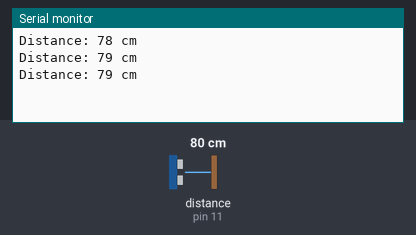
Simulated run of this sketch. Board: Arduino Uno, built with avr-gcc and run on an emulated ATmega328P. On the bench: the last lines printed to the serial monitor. Wiring (inferred from the names in the program): ultrasonic range finder: trigger pin 12; echo pin 11. The inputs (shaded band) are chosen by the test bench; at power-on: distance to the obstacle (sensor on pin 11) 80 cm. The echo pulse lasts 58.3 µs per cm.

Above: at 1.3 s.
1.4 s: distance to the obstacle (sensor on pin 11) set to 2 cm
At 1.9 s:
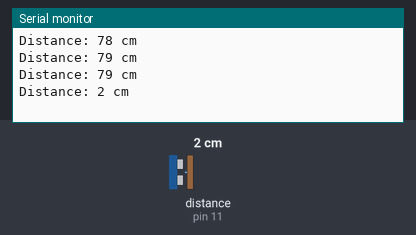
2.9 s: distance to the obstacle (sensor on pin 11) set to 4 cm
At 3.4 s:
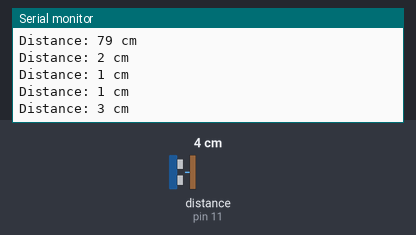
Timing chart, 0 to 5.9 s (numbered marks = the images above; inputs shaded):
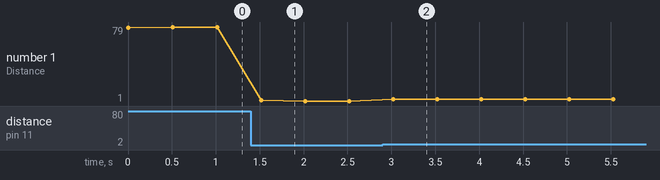

The sketch:

Practica3B.ino
```cpp
// Definir los pines para el sensor ultrasónico
const int trigPin = 12;
const int echoPin = 11;

// Definir variables para la duración del pulso y la distancia
long duration;
int distance;

void setup() {
  // Inicializar el puerto serie
  Serial.begin(9600);

  // Definir los pines como entrada o salida
  pinMode(trigPin, OUTPUT);
  pinMode(echoPin, INPUT);
}

void loop() {
  // Limpiar el pin de activación del sensor ultrasónico
  digitalWrite(trigPin, LOW);
  delayMicroseconds(2);

  // Generar un pulso de activación para el sensor ultrasónico
  digitalWrite(trigPin, HIGH);
  delayMicroseconds(10);
  digitalWrite(trigPin, LOW);

  // Leer la duración del pulso de eco del sensor ultrasónico
  duration = pulseIn(echoPin, HIGH);

  // Convertir la duración a distancia (en centímetros)
  distance = duration * 0.034 / 2;

  // Mostrar la distancia medida en el monitor serie
  Serial.print("Distance: ");
  Serial.print(distance);
  Serial.println(" cm");

  // Esperar un poco antes de tomar otra medición
  delay(500);
}
```

Measured:
- after the input at 1.4 s, the serial monitor: prints a new line after 0.12 s (image 1)
- after the input at 2.9 s, the serial monitor: prints a new line after 0.12 s (image 2)
- plotted number 1: 79 → 1 after the input at 1.4 s, 1 → 3 after the input at 2.9 s
